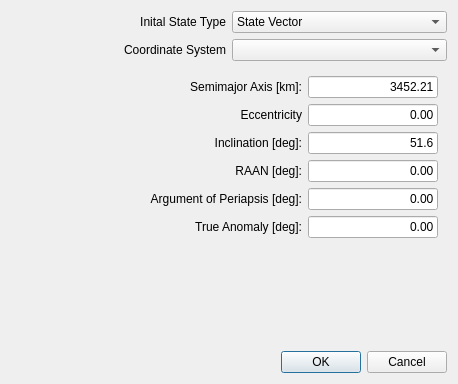
<?xml version="1.0" encoding="UTF-8"?>
<ui version="4.0">
 <class>InitialStateEditor</class>
 <widget class="QDialog" name="InitialStateEditor">
  <property name="geometry">
   <rect>
    <x>0</x>
    <y>0</y>
    <width>458</width>
    <height>384</height>
   </rect>
  </property>
  <property name="windowTitle">
   <string>Initial State (Position)</string>
  </property>
  <layout class="QVBoxLayout" name="verticalLayout_2">
   <item>
    <layout class="QHBoxLayout" name="horizontalLayout">
     <item>
      <widget class="QLabel" name="label">
       <property name="text">
        <string>Inital State Type</string>
       </property>
       <property name="alignment">
        <set>Qt::AlignRight|Qt::AlignTrailing|Qt::AlignVCenter</set>
       </property>
      </widget>
     </item>
     <item>
      <widget class="QComboBox" name="initialStateTypeCombo">
       <item>
        <property name="text">
         <string>State Vector</string>
        </property>
       </item>
       <item>
        <property name="text">
         <string>Keplerian Elements</string>
        </property>
       </item>
      </widget>
     </item>
    </layout>
   </item>
   <item>
    <layout class="QHBoxLayout" name="horizontalLayout_2">
     <item>
      <widget class="QLabel" name="label_2">
       <property name="text">
        <string>Coordinate System</string>
       </property>
       <property name="alignment">
        <set>Qt::AlignRight|Qt::AlignTrailing|Qt::AlignVCenter</set>
       </property>
      </widget>
     </item>
     <item>
      <widget class="QComboBox" name="coordinateSystemCombo"/>
     </item>
    </layout>
   </item>
   <item>
    <widget class="QStackedWidget" name="initialStateStack">
     <property name="currentIndex">
      <number>1</number>
     </property>
     <widget class="QWidget" name="stateVectorPage">
      <widget class="QWidget" name="layoutWidget">
       <property name="geometry">
        <rect>
         <x>21</x>
         <y>10</y>
         <width>399</width>
         <height>196</height>
        </rect>
       </property>
       <layout class="QHBoxLayout" name="horizontalLayout_3">
        <item>
         <layout class="QVBoxLayout" name="verticalLayout_4">
          <item>
           <widget class="QGroupBox" name="groupBox">
            <property name="title">
             <string>Position [km]:</string>
            </property>
            <layout class="QVBoxLayout" name="verticalLayout_3">
             <item>
              <layout class="QGridLayout" name="gridLayout_2">
               <item row="0" column="0">
                <widget class="QLabel" name="label_9">
                 <property name="text">
                  <string>X</string>
                 </property>
                </widget>
               </item>
               <item row="0" column="1">
                <widget class="QLineEdit" name="positionXEdit">
                 <property name="text">
                  <string>0.00</string>
                 </property>
                 <property name="alignment">
                  <set>Qt::AlignRight|Qt::AlignTrailing|Qt::AlignVCenter</set>
                 </property>
                </widget>
               </item>
               <item row="1" column="0">
                <widget class="QLabel" name="label_10">
                 <property name="text">
                  <string>Y</string>
                 </property>
                </widget>
               </item>
               <item row="1" column="1">
                <widget class="QLineEdit" name="positionYEdit">
                 <property name="text">
                  <string>0.00</string>
                 </property>
                 <property name="alignment">
                  <set>Qt::AlignRight|Qt::AlignTrailing|Qt::AlignVCenter</set>
                 </property>
                </widget>
               </item>
               <item row="2" column="0">
                <widget class="QLabel" name="label_11">
                 <property name="text">
                  <string>Z</string>
                 </property>
                </widget>
               </item>
               <item row="2" column="1">
                <widget class="QLineEdit" name="positionZEdit">
                 <property name="text">
                  <string>0.00</string>
                 </property>
                 <property name="alignment">
                  <set>Qt::AlignRight|Qt::AlignTrailing|Qt::AlignVCenter</set>
                 </property>
                </widget>
               </item>
              </layout>
             </item>
            </layout>
           </widget>
          </item>
          <item>
           <spacer name="verticalSpacer_2">
            <property name="orientation">
             <enum>Qt::Vertical</enum>
            </property>
            <property name="sizeHint" stdset="0">
             <size>
              <width>20</width>
              <height>40</height>
             </size>
            </property>
           </spacer>
          </item>
         </layout>
        </item>
        <item>
         <layout class="QVBoxLayout" name="verticalLayout_6">
          <item>
           <widget class="QGroupBox" name="groupBox_2">
            <property name="title">
             <string>Velocity [km/s]:</string>
            </property>
            <layout class="QVBoxLayout" name="verticalLayout_5">
             <item>
              <layout class="QGridLayout" name="gridLayout_3">
               <item row="0" column="0">
                <widget class="QLabel" name="label_12">
                 <property name="text">
                  <string>X</string>
                 </property>
                </widget>
               </item>
               <item row="0" column="1">
                <widget class="QLineEdit" name="velocityXEdit">
                 <property name="text">
                  <string>0.00</string>
                 </property>
                 <property name="alignment">
                  <set>Qt::AlignRight|Qt::AlignTrailing|Qt::AlignVCenter</set>
                 </property>
                </widget>
               </item>
               <item row="1" column="0">
                <widget class="QLabel" name="label_13">
                 <property name="text">
                  <string>Y</string>
                 </property>
                </widget>
               </item>
               <item row="1" column="1">
                <widget class="QLineEdit" name="velocityYEdit">
                 <property name="text">
                  <string>0.00</string>
                 </property>
                 <property name="alignment">
                  <set>Qt::AlignRight|Qt::AlignTrailing|Qt::AlignVCenter</set>
                 </property>
                </widget>
               </item>
               <item row="2" column="0">
                <widget class="QLabel" name="label_14">
                 <property name="text">
                  <string>Z</string>
                 </property>
                </widget>
               </item>
               <item row="2" column="1">
                <widget class="QLineEdit" name="velocityZEdit">
                 <property name="text">
                  <string>0.00</string>
                 </property>
                 <property name="alignment">
                  <set>Qt::AlignRight|Qt::AlignTrailing|Qt::AlignVCenter</set>
                 </property>
                </widget>
               </item>
              </layout>
             </item>
            </layout>
           </widget>
          </item>
          <item>
           <spacer name="verticalSpacer_3">
            <property name="orientation">
             <enum>Qt::Vertical</enum>
            </property>
            <property name="sizeHint" stdset="0">
             <size>
              <width>20</width>
              <height>40</height>
             </size>
            </property>
           </spacer>
          </item>
         </layout>
        </item>
       </layout>
      </widget>
     </widget>
     <widget class="QWidget" name="keplerianElementsPage">
      <layout class="QVBoxLayout" name="verticalLayout">
       <item>
        <layout class="QGridLayout" name="gridLayout">
         <item row="1" column="2">
          <widget class="QLineEdit" name="semimajorAxisEdit">
           <property name="text">
            <string>3452.21</string>
           </property>
           <property name="alignment">
            <set>Qt::AlignRight|Qt::AlignTrailing|Qt::AlignVCenter</set>
           </property>
          </widget>
         </item>
         <item row="3" column="2">
          <widget class="QLineEdit" name="inclinationEdit">
           <property name="text">
            <string>51.6</string>
           </property>
           <property name="alignment">
            <set>Qt::AlignRight|Qt::AlignTrailing|Qt::AlignVCenter</set>
           </property>
          </widget>
         </item>
         <item row="4" column="2">
          <widget class="QLineEdit" name="raanEdit">
           <property name="text">
            <string>0.00</string>
           </property>
           <property name="alignment">
            <set>Qt::AlignRight|Qt::AlignTrailing|Qt::AlignVCenter</set>
           </property>
          </widget>
         </item>
         <item row="5" column="2">
          <widget class="QLineEdit" name="argOfPeriapsisEdit">
           <property name="text">
            <string>0.00</string>
           </property>
           <property name="alignment">
            <set>Qt::AlignRight|Qt::AlignTrailing|Qt::AlignVCenter</set>
           </property>
          </widget>
         </item>
         <item row="6" column="2">
          <widget class="QLineEdit" name="trueAnomalyEdit">
           <property name="text">
            <string>0.00</string>
           </property>
           <property name="alignment">
            <set>Qt::AlignRight|Qt::AlignTrailing|Qt::AlignVCenter</set>
           </property>
          </widget>
         </item>
         <item row="2" column="2">
          <widget class="QLineEdit" name="eccentricityEdit">
           <property name="text">
            <string>0.00</string>
           </property>
           <property name="alignment">
            <set>Qt::AlignRight|Qt::AlignTrailing|Qt::AlignVCenter</set>
           </property>
          </widget>
         </item>
         <item row="1" column="1">
          <widget class="QLabel" name="label_3">
           <property name="text">
            <string>Semimajor Axis [km]:</string>
           </property>
           <property name="alignment">
            <set>Qt::AlignRight|Qt::AlignTrailing|Qt::AlignVCenter</set>
           </property>
          </widget>
         </item>
         <item row="2" column="1">
          <widget class="QLabel" name="label_4">
           <property name="text">
            <string>Eccentricity</string>
           </property>
           <property name="alignment">
            <set>Qt::AlignRight|Qt::AlignTrailing|Qt::AlignVCenter</set>
           </property>
          </widget>
         </item>
         <item row="3" column="1">
          <widget class="QLabel" name="label_5">
           <property name="text">
            <string>Inclination [deg]:</string>
           </property>
           <property name="alignment">
            <set>Qt::AlignRight|Qt::AlignTrailing|Qt::AlignVCenter</set>
           </property>
          </widget>
         </item>
         <item row="4" column="1">
          <widget class="QLabel" name="label_6">
           <property name="text">
            <string>RAAN [deg]:</string>
           </property>
           <property name="alignment">
            <set>Qt::AlignRight|Qt::AlignTrailing|Qt::AlignVCenter</set>
           </property>
          </widget>
         </item>
         <item row="5" column="1">
          <widget class="QLabel" name="label_7">
           <property name="text">
            <string>Argument of Periapsis [deg]:</string>
           </property>
           <property name="alignment">
            <set>Qt::AlignRight|Qt::AlignTrailing|Qt::AlignVCenter</set>
           </property>
          </widget>
         </item>
         <item row="6" column="1">
          <widget class="QLabel" name="label_8">
           <property name="text">
            <string>True Anomaly [deg]:</string>
           </property>
           <property name="alignment">
            <set>Qt::AlignRight|Qt::AlignTrailing|Qt::AlignVCenter</set>
           </property>
          </widget>
         </item>
         <item row="1" column="0">
          <spacer name="horizontalSpacer">
           <property name="orientation">
            <enum>Qt::Horizontal</enum>
           </property>
           <property name="sizeHint" stdset="0">
            <size>
             <width>40</width>
             <height>20</height>
            </size>
           </property>
          </spacer>
         </item>
        </layout>
       </item>
       <item>
        <spacer name="verticalSpacer">
         <property name="orientation">
          <enum>Qt::Vertical</enum>
         </property>
         <property name="sizeHint" stdset="0">
          <size>
           <width>20</width>
           <height>14</height>
          </size>
         </property>
        </spacer>
       </item>
      </layout>
     </widget>
    </widget>
   </item>
   <item>
    <widget class="QDialogButtonBox" name="buttonBox">
     <property name="orientation">
      <enum>Qt::Horizontal</enum>
     </property>
     <property name="standardButtons">
      <set>QDialogButtonBox::Cancel|QDialogButtonBox::Ok</set>
     </property>
    </widget>
   </item>
  </layout>
 </widget>
 <resources/>
 <connections>
  <connection>
   <sender>buttonBox</sender>
   <signal>accepted()</signal>
   <receiver>InitialStateEditor</receiver>
   <slot>accept()</slot>
   <hints>
    <hint type="sourcelabel">
     <x>248</x>
     <y>254</y>
    </hint>
    <hint type="destinationlabel">
     <x>157</x>
     <y>274</y>
    </hint>
   </hints>
  </connection>
  <connection>
   <sender>buttonBox</sender>
   <signal>rejected()</signal>
   <receiver>InitialStateEditor</receiver>
   <slot>reject()</slot>
   <hints>
    <hint type="sourcelabel">
     <x>316</x>
     <y>260</y>
    </hint>
    <hint type="destinationlabel">
     <x>286</x>
     <y>274</y>
    </hint>
   </hints>
  </connection>
  <connection>
   <sender>initialStateTypeCombo</sender>
   <signal>currentIndexChanged(int)</signal>
   <receiver>initialStateStack</receiver>
   <slot>setCurrentIndex(int)</slot>
   <hints>
    <hint type="sourcelabel">
     <x>337</x>
     <y>24</y>
    </hint>
    <hint type="destinationlabel">
     <x>228</x>
     <y>201</y>
    </hint>
   </hints>
  </connection>
 </connections>
</ui>
